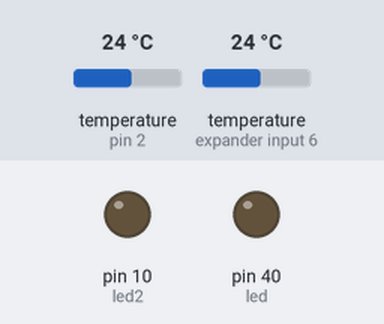
Bench run of a sketch on a simulated Arduino Mega 2560, built with avr-gcc and run on an emulated ATmega2560. Parts: output pins drawn as LEDs (lit = HIGH). The inputs (shaded band) are chosen by the test bench; at power-on: temperature (sensors on pin 2, expander input 6) 24 °C. What the sketch prints to the serial monitor is not drawn.

Above: at 0.1 s.
At 0.9 s:
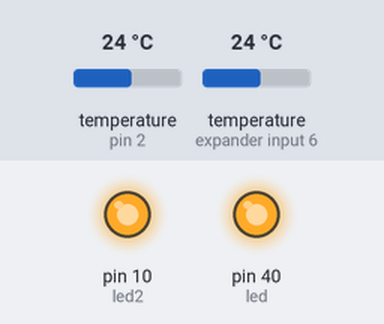
Timing chart, 0 to 2.4 s (numbered marks = the images above):
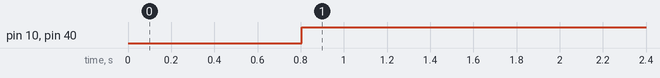

The sketch:

homero.ino
```cpp
#include <OneWire.h>
#include <DallasTemperature.h>

// Data wire is plugged into pin 2 on the Arduino
#define ONE_WIRE_BUS 2

// Setup a oneWire instance to communicate with any OneWire devices (not just Maxim/Dallas temperature ICs)
OneWire oneWire(ONE_WIRE_BUS);

// Pass our oneWire reference to Dallas Temperature.
DallasTemperature sensors(&oneWire);

int led2 = 10;
int led = 40;


void setup(void)
{
  // start serial port
  Serial.begin(9600);
  Serial.println("Dallas Temperature IC Control Library Demo");

  // Start up the library
  sensors.begin(); // IC Default 9 bit. If you have troubles consider upping it 12. Ups the delay giving the IC more time to process the temperature measurement
  pinMode(led, OUTPUT);
  pinMode(led2,OUTPUT);

  digitalWrite(led, LOW);
  digitalWrite(led2,LOW);


}


void loop(void)
{
  // call sensors.requestTemperatures() to issue a global temperature
  // request to all devices on the bus
  Serial.print("Lekerdezes...");
  sensors.requestTemperatures(); // Send the command to get temperatures
  Serial.println("KESZ");

  Serial.print("[1] Homero: ");
  Serial.print(sensors.getTempCByIndex(0)); // Why "byIndex"? You can have more than one IC on the same bus. 0 refers to the first IC on the wire
  Serial.println(" Celsius");

  Serial.print("[2] Homero: ");
  Serial.print(sensors.getTempCByIndex(1)); // Why "byIndex"? You can have more than one IC on the same bus. 0 refers to the first IC on the wire
  Serial.println(" Celsius");

  if (sensors.getTempCByIndex(1) > 22) {
    digitalWrite(led, HIGH);
        digitalWrite(led2, HIGH);
  }
  else {
    digitalWrite(led, LOW);
        digitalWrite(led2, LOW);
  }

}
```

Measured:
- by itself, pin 10 (led2), pin 40 (led): LOW → HIGH at 0.81 s
